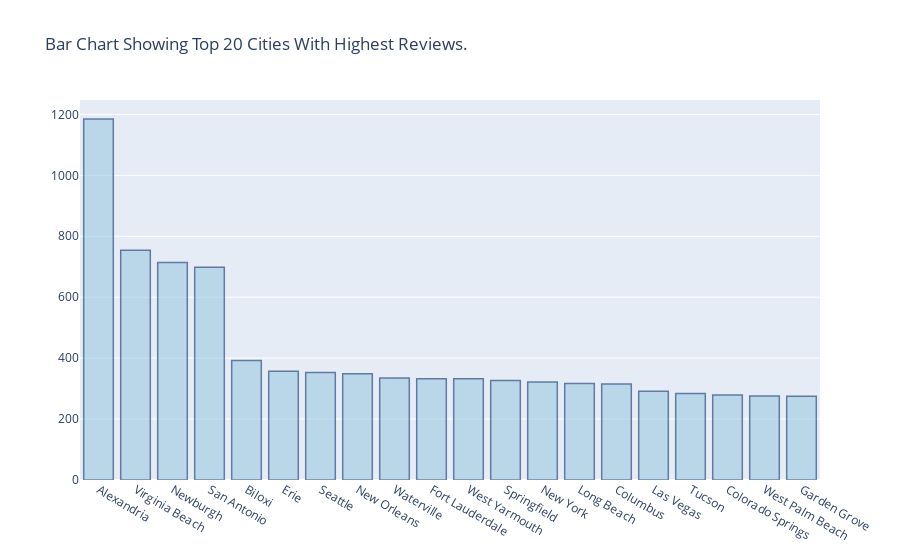

Notebook code for this chart:
### Code cell
q3 = df['city'].value_counts()[:20]
trace = go.Bar(
    x=q3.index,
    y=q3.values,
    marker=dict(
        color='rgb(158,202,225)',
        line=dict(
            color='rgb(8,48,107)',
            width=1.5,
        )
    ),    
    opacity=0.6
)

data = [trace]

layout = go.Layout(
    title='Bar Chart Showing Top 20 Cities With Highest Reviews.',
)

fig = go.Figure(data=data, layout=layout)
py.iplot(fig, filename='hotel-reviews-highest-cities')

### Figure 1 — Plotly figure (JSON) as saved in the notebook; plotly's stock layout.template omitted (floating-point values rounded to 4 significant figures)
{"data": [{"marker": {"color": "rgb(158,202,225)", "line": {"color": "rgb(8,48,107)", "width": 1.5}}, "opacity": 0.6, "type": "bar", "x": ["Alexandria", "Virginia Beach", "Newburgh", "San Antonio", "Biloxi", "Erie", "Seattle", "New Orleans", "Waterville", "Fort Lauderdale", "West Yarmouth", "Springfield", "New York", "Long Beach", "Columbus", "Las Vegas", "Tucson", "Colorado Springs", "West Palm Beach", "Garden Grove"], "y": [1185, 754, 714, 698, 392, 357, 353, 349, 335, 332, 332, 327, 322, 317, 315, 291, 284, 279, 276, 275]}], "layout": {"title": {"text": "Bar Chart Showing Top 20 Cities With Highest Reviews."}}}
